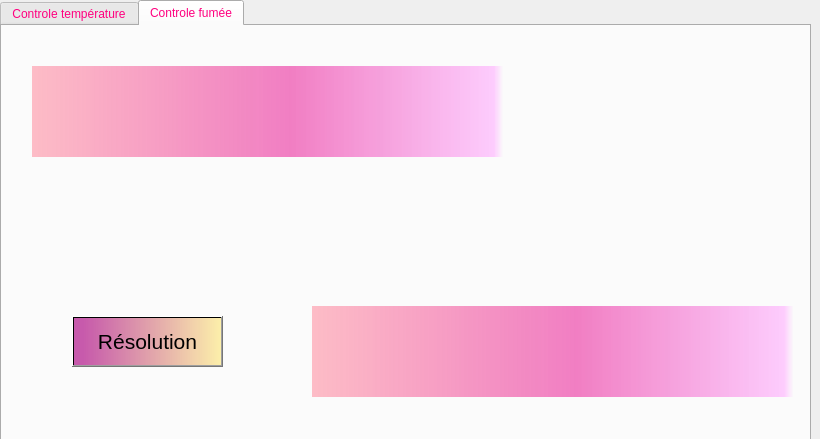
<?xml version="1.0" encoding="UTF-8"?>
<ui version="4.0">
 <class>securite</class>
 <widget class="QDialog" name="securite">
  <property name="geometry">
   <rect>
    <x>0</x>
    <y>0</y>
    <width>820</width>
    <height>439</height>
   </rect>
  </property>
  <property name="windowTitle">
   <string>Gestion de la sécurité</string>
  </property>
  <widget class="QLabel" name="label">
   <property name="geometry">
    <rect>
     <x>0</x>
     <y>-20</y>
     <width>871</width>
     <height>481</height>
    </rect>
   </property>
   <property name="text">
    <string/>
   </property>
   <property name="pixmap">
    <pixmap>../../../../../i/sec.png</pixmap>
   </property>
  </widget>
  <widget class="QTabWidget" name="tabWidget">
   <property name="geometry">
    <rect>
     <x>0</x>
     <y>0</y>
     <width>811</width>
     <height>601</height>
    </rect>
   </property>
   <property name="styleSheet">
    <string notr="true">color: rgb(255, 0, 127);
font: 75 11pt &quot;MS Shell Dlg 2&quot;;
font: 11pt &quot;MS Shell Dlg 2&quot;;</string>
   </property>
   <property name="currentIndex">
    <number>1</number>
   </property>
   <widget class="QWidget" name="tab">
    <attribute name="title">
     <string>Controle température</string>
    </attribute>
    <widget class="QLabel" name="label_temperature">
     <property name="geometry">
      <rect>
       <x>20</x>
       <y>30</y>
       <width>291</width>
       <height>91</height>
      </rect>
     </property>
     <property name="styleSheet">
      <string notr="true">font: 75 16pt 'Script MT Bold';background-color: rgb(0, 0, 127);color: rgb(255, 0, 0);
</string>
     </property>
     <property name="text">
      <string>   Veuillez patientez un moment...</string>
     </property>
    </widget>
    <widget class="QLabel" name="label_temperature_2">
     <property name="geometry">
      <rect>
       <x>500</x>
       <y>300</y>
       <width>291</width>
       <height>91</height>
      </rect>
     </property>
     <property name="styleSheet">
      <string notr="true">font: 75 16pt 'Script MT Bold';background-color: rgb(0, 0, 127);color: rgb(255, 0, 0);
</string>
     </property>
     <property name="text">
      <string>   Veuillez patientez un moment...</string>
     </property>
    </widget>
   </widget>
   <widget class="QWidget" name="tab_2">
    <attribute name="title">
     <string>Controle fumée</string>
    </attribute>
    <widget class="QLabel" name="green">
     <property name="geometry">
      <rect>
       <x>30</x>
       <y>40</y>
       <width>471</width>
       <height>91</height>
      </rect>
     </property>
     <property name="font">
      <font>
       <family>MS Shell Dlg 2</family>
       <pointsize>26</pointsize>
       <weight>9</weight>
       <italic>false</italic>
       <bold>false</bold>
      </font>
     </property>
     <property name="styleSheet">
      <string notr="true">background-color: qlineargradient(spread:pad, x1:0, y1:0, x2:1, y2:0, stop:0 rgba(255, 102, 125, 108), stop:0.55 rgba(235, 61, 165, 168), stop:0.98 rgba(255, 170, 255, 147), stop:1 rgba(0, 0, 0, 0));
color: rgb(0, 0, 0);
font: 75 26pt &quot;MS Shell Dlg 2&quot;;</string>
     </property>
     <property name="text">
      <string/>
     </property>
    </widget>
    <widget class="QLabel" name="red">
     <property name="geometry">
      <rect>
       <x>310</x>
       <y>280</y>
       <width>481</width>
       <height>91</height>
      </rect>
     </property>
     <property name="font">
      <font>
       <family>MS Shell Dlg 2</family>
       <pointsize>26</pointsize>
       <weight>9</weight>
       <italic>false</italic>
       <bold>false</bold>
      </font>
     </property>
     <property name="styleSheet">
      <string notr="true">background-color: qlineargradient(spread:pad, x1:0, y1:0, x2:1, y2:0, stop:0 rgba(255, 102, 125, 108), stop:0.55 rgba(235, 61, 165, 168), stop:0.98 rgba(255, 170, 255, 147), stop:1 rgba(0, 0, 0, 0));
color: rgb(0, 0, 0);
font: 75 26pt &quot;MS Shell Dlg 2&quot;;</string>
     </property>
     <property name="text">
      <string/>
     </property>
    </widget>
    <widget class="QPushButton" name="resolution">
     <property name="geometry">
      <rect>
       <x>70</x>
       <y>290</y>
       <width>151</width>
       <height>51</height>
      </rect>
     </property>
     <property name="font">
      <font>
       <family>MS Shell Dlg 2</family>
       <pointsize>16</pointsize>
       <weight>9</weight>
       <italic>false</italic>
       <bold>false</bold>
      </font>
     </property>
     <property name="styleSheet">
      <string notr="true">background-color: qlineargradient(spread:pad, x1:0, y1:0, x2:1, y2:0, stop:0.0635593 rgba(170, 0, 127, 164), stop:1 rgba(255, 214, 0, 82));
color: rgb(0, 0, 0);
font: 75 16pt &quot;MS Shell Dlg 2&quot;;</string>
     </property>
     <property name="text">
      <string>Résolution</string>
     </property>
     <property name="icon">
      <iconset>
       <normaloff>../../../../../images_projets/reg.jpg</normaloff>../../../../../images_projets/reg.jpg</iconset>
     </property>
     <property name="iconSize">
      <size>
       <width>45</width>
       <height>60</height>
      </size>
     </property>
    </widget>
    <widget class="QLabel" name="label_2">
     <property name="geometry">
      <rect>
       <x>0</x>
       <y>-150</y>
       <width>901</width>
       <height>721</height>
      </rect>
     </property>
     <property name="text">
      <string/>
     </property>
     <property name="pixmap">
      <pixmap>../../../../../images_projets/gazF.jpg</pixmap>
     </property>
    </widget>
    <zorder>label_2</zorder>
    <zorder>green</zorder>
    <zorder>red</zorder>
    <zorder>resolution</zorder>
   </widget>
  </widget>
 </widget>
 <resources/>
 <connections/>
</ui>
